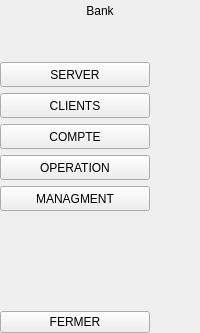
     <widget class="QWidget" name="widget_full" native="true">
      <property name="styleSheet">
       <string notr="true"/>
      </property>
      <layout class="QVBoxLayout" name="verticalLayout_5">
       <property name="spacing">
        <number>0</number>
       </property>
       <property name="leftMargin">
        <number>0</number>
       </property>
       <property name="topMargin">
        <number>0</number>
       </property>
       <property name="rightMargin">
        <number>0</number>
       </property>
       <property name="bottomMargin">
        <number>0</number>
       </property>
       <item>
        <layout class="QHBoxLayout" name="horizontalLayout_2">
         <item>
          <widget class="QPushButton" name="pushButton_16">
           <property name="maximumSize">
            <size>
             <width>150</width>
             <height>75</height>
            </size>
           </property>
           <property name="text">
            <string>Bank</string>
           </property>
           <property name="icon">
            <iconset resource="icomoon/logo.qrc">
             <normaloff>:/icon/bank.png</normaloff>:/icon/bank.png</iconset>
           </property>
           <property name="flat">
            <bool>true</bool>
           </property>
          </widget>
         </item>
        </layout>
       </item>
       <item>
        <spacer name="verticalSpacer_4">
         <property name="orientation">
          <enum>Qt::Vertical</enum>
         </property>
         <property name="sizeHint" stdset="0">
          <size>
           <width>20</width>
           <height>40</height>
          </size>
         </property>
        </spacer>
       </item>
       <item>
        <layout class="QVBoxLayout" name="verticalLayout_2">
         <property name="spacing">
          <number>6</number>
         </property>
         <item>
          <widget class="QPushButton" name="server_button0">
           <property name="enabled">
            <bool>true</bool>
           </property>
           <property name="minimumSize">
            <size>
             <width>25</width>
             <height>25</height>
            </size>
           </property>
           <property name="maximumSize">
            <size>
             <width>150</width>
             <height>75</height>
            </size>
           </property>
           <property name="text">
            <string>SERVER</string>
           </property>
           <property name="icon">
            <iconset resource="icomoon/logo.qrc">
             <normaloff>:/icon/server.png</normaloff>:/icon/server.png</iconset>
           </property>
          </widget>
         </item>
         <item>
          <widget class="QPushButton" name="client_btn0">
           <property name="minimumSize">
            <size>
             <width>25</width>
             <height>25</height>
            </size>
           </property>
           <property name="maximumSize">
            <size>
             <width>150</width>
             <height>75</height>
            </size>
           </property>
           <property name="text">
            <string>CLIENTS</string>
           </property>
           <property name="icon">
            <iconset resource="icomoon/logo.qrc">
             <normaloff>:/icon/client.png</normaloff>:/icon/client.png</iconset>
           </property>
          </widget>
         </item>
         <item>
          <widget class="QPushButton" name="account_btn0">
           <property name="minimumSize">
            <size>
             <width>25</width>
             <height>25</height>
            </size>
           </property>
           <property name="maximumSize">
            <size>
             <width>150</width>
             <height>75</height>
            </size>
           </property>
           <property name="text">
            <string>COMPTE</string>
           </property>
           <property name="icon">
            <iconset resource="icomoon/logo.qrc">
             <normaloff>:/icon/account.png</normaloff>:/icon/account.png</iconset>
           </property>
          </widget>
         </item>
         <item>
          <widget class="QPushButton" name="operation_btn0">
           <property name="minimumSize">
            <size>
             <width>25</width>
             <height>25</height>
            </size>
           </property>
           <property name="maximumSize">
            <size>
             <width>150</width>
             <height>75</height>
            </size>
           </property>
           <property name="text">
            <string>OPERATION</string>
           </property>
           <property name="icon">
            <iconset resource="icomoon/logo.qrc">
             <normaloff>:/icon/operation.png</normaloff>:/icon/operation.png</iconset>
           </property>
          </widget>
         </item>
         <item>
          <widget class="QPushButton" name="pushButton0">
           <property name="minimumSize">
            <size>
             <width>25</width>
             <height>25</height>
            </size>
           </property>
           <property name="maximumSize">
            <size>
             <width>150</width>
             <height>75</height>
            </size>
           </property>
           <property name="text">
            <string>MANAGMENT</string>
           </property>
           <property name="icon">
            <iconset resource="icomoon/logo.qrc">
             <normaloff>:/icon/management.png</normaloff>:/icon/management.png</iconset>
           </property>
          </widget>
         </item>
        </layout>
       </item>
       <item>
        <spacer name="verticalSpacer_2">
         <property name="orientation">
          <enum>Qt::Vertical</enum>
         </property>
         <property name="sizeHint" stdset="0">
          <size>
           <width>20</width>
           <height>100</height>
          </size>
         </property>
        </spacer>
       </item>
       <item>
        <widget class="QPushButton" name="close_btn0">
         <property name="maximumSize">
          <size>
           <width>150</width>
           <height>75</height>
          </size>
         </property>
         <property name="text">
          <string>FERMER</string>
         </property>
         <property name="icon">
          <iconset resource="icomoon/logo.qrc">
           <normaloff>:/icon/close.png</normaloff>:/icon/close.png</iconset>
         </property>
        </widget>
       </item>
      </layout>
     </widget>
